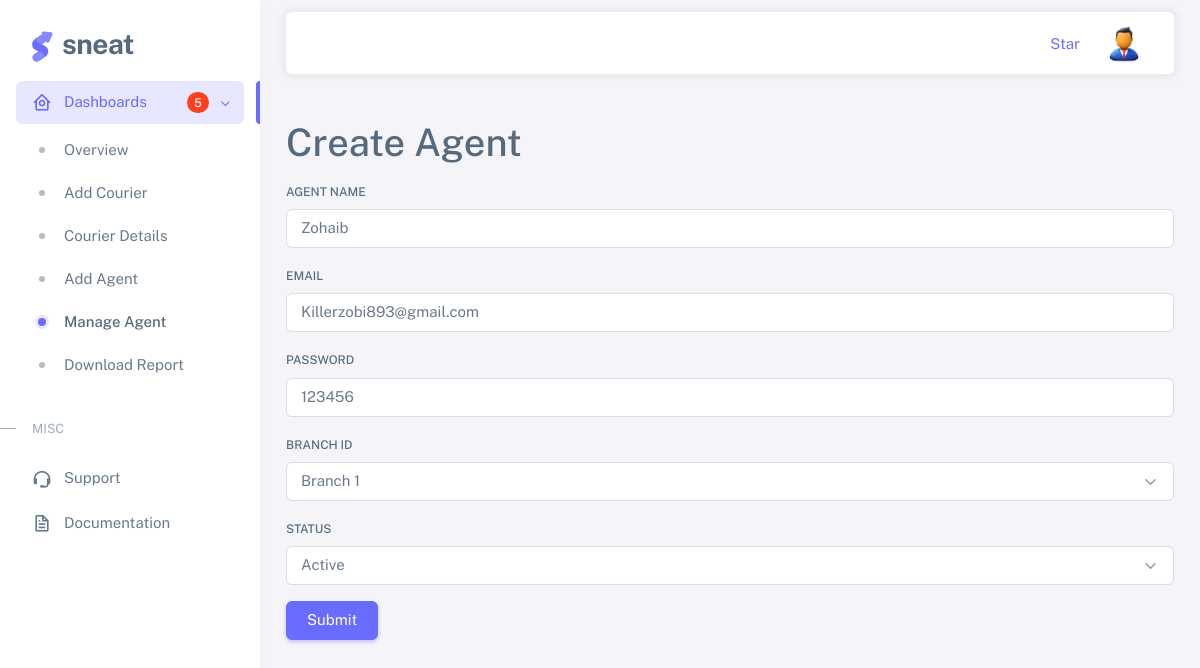
/Agent/update_agent.php?agent_id=14 (signed in), run on the app's committed database.
### tables this page shows
CREATE TABLE `users` (
  `id` int(255) NOT NULL,
  `name` varchar(255) NOT NULL,
  `email` varchar(255) NOT NULL,
  `role` varchar(255) NOT NULL,
  `password` varchar(255) NOT NULL,
  `status` int(255) NOT NULL,
  `branch_id` int(255) DEFAULT NULL,
  `contact` bigint(255) DEFAULT NULL,
  `data_created` date NOT NULL DEFAULT current_timestamp()
);

### Agent/update_agent.php (the view, shortened to what this page needs)
<?php
include('../connection.php');
?>
<!DOCTYPE html>
<html
  lang="en"
  class="light-style layout-menu-fixed layout-compact"
  dir="ltr"
  data-theme="theme-default"
  data-assets-path="../Dashboard/assets/"
  data-template="vertical-menu-template-free">
  <head>
    <link rel="stylesheet" href="../Dashboard/assets/vendor/fonts/boxicons.css" />
    <link rel="stylesheet" href="../Dashboard/assets/vendor/css/core.css" class="template-customizer-core-css" />
    <link rel="stylesheet" href="../Dashboard/assets/vendor/css/theme-default.css" class="template-customizer-theme-css" />
    <link rel="stylesheet" href="../Dashboard/assets/css/demo.css" />
    <link rel="stylesheet" href="../Dashboard/assets/vendor/libs/perfect-scrollbar/perfect-scrollbar.css" />
    <link rel="stylesheet" href="../Dashboard/assets/vendor/libs/apex-charts/apex-charts.css" />
  </head>
  <body>
    <div class="layout-wrapper layout-content-navbar">
      <div class="layout-container">
        <aside id="layout-menu" class="layout-menu menu-vertical menu bg-menu-theme">
          <div class="app-brand demo">
            <a href="index.html" class="app-brand-link">
              <span class="app-brand-logo demo">
              </span>
              <span class="app-brand-text demo menu-text fw-bold ms-2">Sneat</span>
            </a>
          </div>
          <ul class="menu-inner py-1">
            <li class="menu-item active open">
              <a href="javascript:void(0);" class="menu-link menu-toggle">
                <i class="menu-icon tf-icons bx bx-home-circle"></i>
                <div data-i18n="Dashboards">Dashboards</div>
                <div class="badge bg-danger rounded-pill ms-auto">5</div>
              </a>
              <ul class="menu-sub">
              <li class="menu-item ">
                  <a
                    href="../Dashboard/index.php"
                    class="menu-link">
                    <div data-i18n="CRM">Overview</div>
                  </a>
                </li>
                <li class="menu-item ">
                  <a
                    href="../Courier/index.php"
                    class="menu-link">
                    <div data-i18n="CRM">Add Courier</div>
                  </a>
                </li>
                <li class="menu-item">
                  <a href="../Courier/courier_dets.php" class="menu-link">
                    <div data-i18n="Analytics">Courier Details</div>
                  </a>
                </li>
                <li class="menu-item">
                  <a
                    href="./create_agent.php"
                    class="menu-link">
                    <div data-i18n="eCommerce">Add Agent</div>
                  </a>
                </li>
                <li class="menu-item active">
                  <a
                    href=".agent_dets.php"
                    class="menu-link">
                    <div data-i18n="Logistics">Manage Agent</div>
                  </a>
                </li>
                <li class="menu-item">
                  <a
                    href="../generate_report.php"
                    class="menu-link">
                    <div data-i18n="Academy">Download Report</div>
                  </a>
                </li>
              </ul>
            </li>
            <li class="menu-header small text-uppercase"><span class="menu-header-text">Misc</span></li>
            <li class="menu-item">
              <a
                href="https://github.com/themeselection/sneat-html-admin-template-free/issues"
                target="_blank"
                class="menu-link">
                <i class="menu-icon tf-icons bx bx-support"></i>
                <div data-i18n="Support">Support</div>
              </a>
            </li>
            <li class="menu-item">
              <a
                href="https://demos.themeselection.com/sneat-bootstrap-html-admin-template/documentation/"
                target="_blank"
                class="menu-link">
                <i class="menu-icon tf-icons bx bx-file"></i>
                <div data-i18n="Documentation">Documentation</div>
              </a>
            </li>
          </ul>
        </aside>
        <div class="layout-page">
          <nav
            class="layout-navbar container-xxl navbar navbar-expand-xl navbar-detached align-items-center bg-navbar-theme"
            id="layout-navbar">
            <div class="navbar-nav-right d-flex align-items-center" id="navbar-collapse">
              <ul class="navbar-nav flex-row align-items-center ms-auto">
                <li class="nav-item lh-1 me-3">
                  <a
                    class="github-button"
                    href="https://github.com/zohaib-khan-786/E-Project-PHP-"
                    data-icon="octicon-star"
                    data-size="large"
                    data-show-count="true"
                    aria-label="Zohaib//Ismail"
                    >Star</a
                  >
                </li>
                  <li class="nav-item navbar-dropdown dropdown-user dropdown">
                  <a class="nav-link dropdown-toggle hide-arrow" href="javascript:void(0);" data-bs-toggle="dropdown">
                    <div class="avatar">
                    <?php
                                if(isset($_SESSION['adminName'])){
                                  echo '<img src="../Dashboard/assets/img/avatars/admin.png" alt class="w-px-40 h-auto rounded-circle" />';
                                } else if(isset($_SESSION['agentName'])){
                                  echo '<img src="../Dashboard/assets/img/avatars/1.png" alt class="w-px-40 h-auto rounded-circle" />';
                                }
                              ?>
                    </div>
                  </a>
                </li>
              </ul>
            </div>
          </nav>
<?php
$id = $_GET['agent_id'];
$query = "SELECT * FROM users WHERE id = '$id'";
$result = mysqli_query($conn, $query);
$row = mysqli_fetch_assoc($result);
?>
    <div class="container mt-5">
        <h1>Create Agent</h1>
        <form method="POST">
            <div class="mb-3">
                <label for="agent_name" class="form-label">Agent Name</label>
                <input type="text" class="form-control" id="agent_name" value=<?php echo $row['name'] ?> name="agent_name" required>
            </div>
            <div class="mb-3">
                <label for="email" class="form-label">Email</label>
                <input type="email" class="form-control" id="email" value=<?php echo $row['email'] ?> name="email" required>
            </div>
            <div class="mb-3">
                <label for="password" class="form-label">Password</label>
                <input type="pasword" class="form-control" value=<?php echo $row['password'] ?> id="password" name="password" required>
            </div>
            <div class="mb-3">
                <label for="branch_id" class="form-label">Branch Id</label>
                <select class="form-select" id="branch_id" name="branch_id" required>
                    <option value="1">Branch 1</option>
                </select>
            </div>
            <div class="mb-3">
                <label for="status" class="form-label">Status</label>
                <select class="form-select" id="status" name="status" required>
                    <option value="1">Active</option>
                </select>
            </div>
            <button type="submit" class="btn btn-primary" name="submit">Submit</button>
        </form>
    </div>
  </body>
</html>

### Dashboard/assets/css/demo.css (style rules this page uses)
.menu .app-brand.demo { height: 64px; margin-top: 12px; }
.app-brand-logo.demo svg { width: 22px; height: 38px; }
.app-brand-text.demo { font-size: 1.75rem; letter-spacing: -0.5px; text-transform: lowercase; }

### data on the page
users: agent_name "Zohaib", email "Killerzobi893@gmail.com", password "123456"
